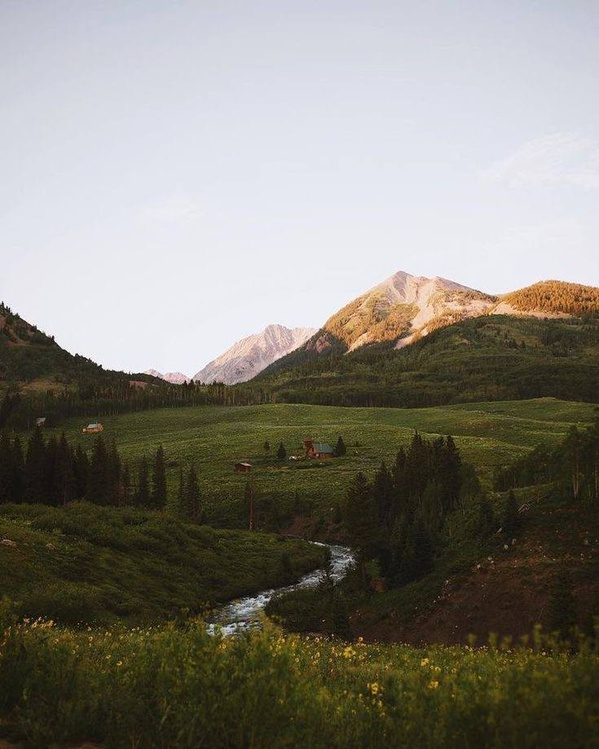
#> input picture 1.jpg, 599 x 749 px, shrunk from 735 x 919 before the run; its folder holds 4 pictures in this run
$ python zad3.py
#> lines starting #> are read from the running program, lines starting #| are printed output that depends on the picture
from PIL import Image
import os
os.mkdir('graypics')
for i in range(1, 6):
    filename = f"{i}.jpg"
    img = Image.open(filename)
#> img is the input picture: PIL image 599x749 RGB; mean R, G, B 130.3, 127, 117.8
    img.load()
    gray_img = img.convert('L')
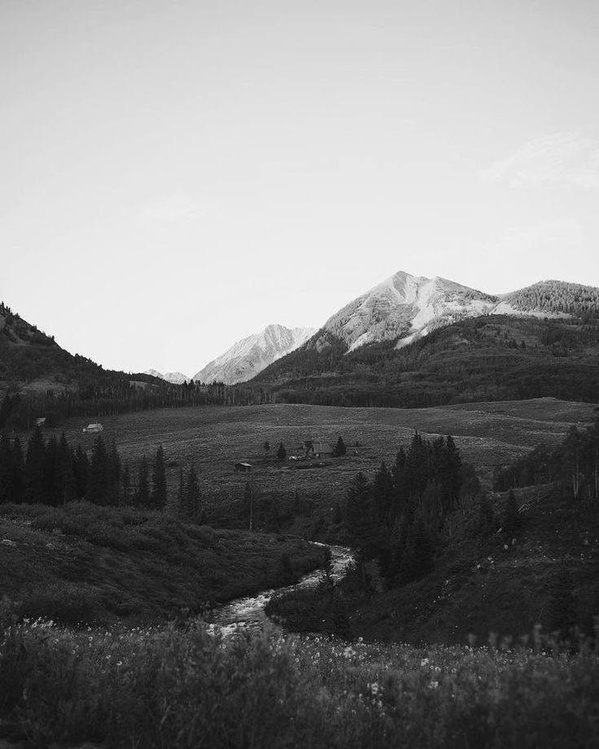
#> gray_img: PIL image 599x749 L; min 1, max 255, mean 126.9
    filename = f"gray{i}.png"
    gray_img.save(f'graypics\{filename}')
#> pass 2 of the loop `for i in range(1, 6):`:
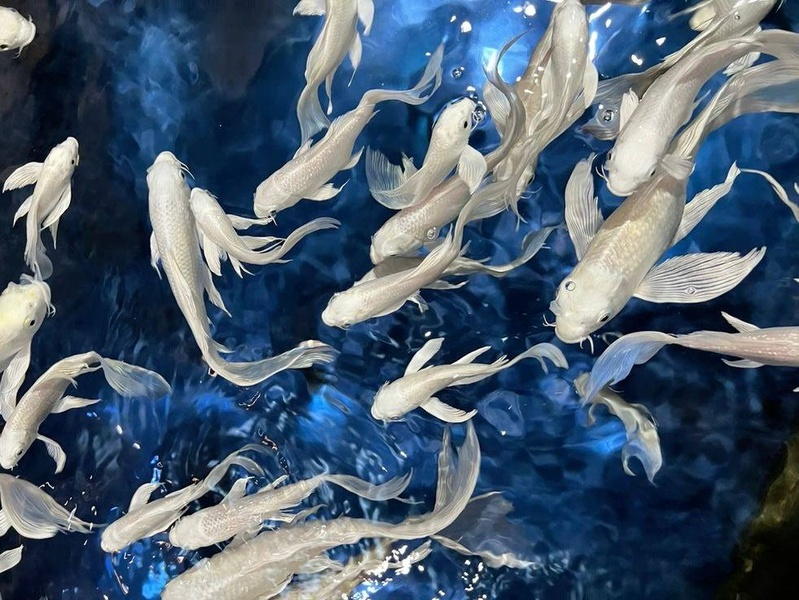
#> input picture 2.jpg, 799 x 600 px, shrunk from 981 x 736 before the run
#> img is the input picture: PIL image 799x600 RGB; mean R, G, B 75.9, 94, 112.8
#> `gray_img = img.convert('L')`:
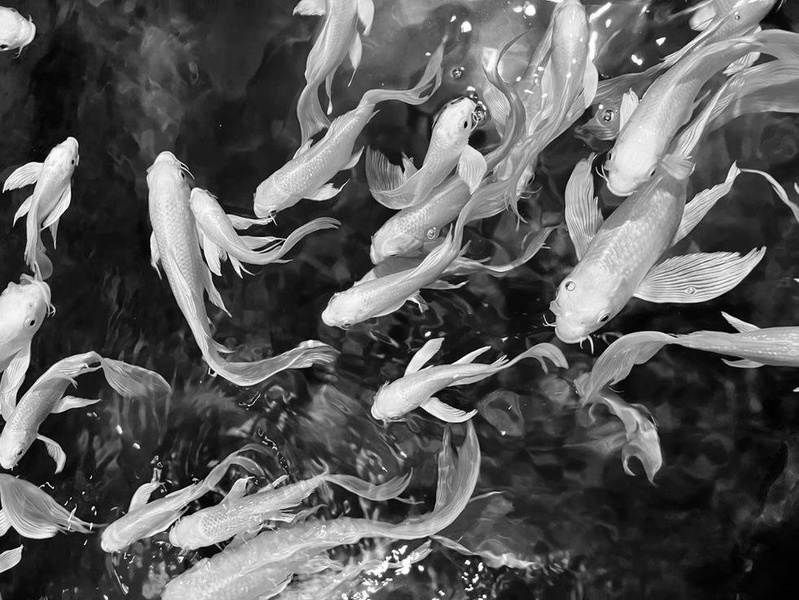
#> gray_img: PIL image 799x600 L; min 0, max 255, mean 90.7
#> pass 3 of the loop `for i in range(1, 6):`:
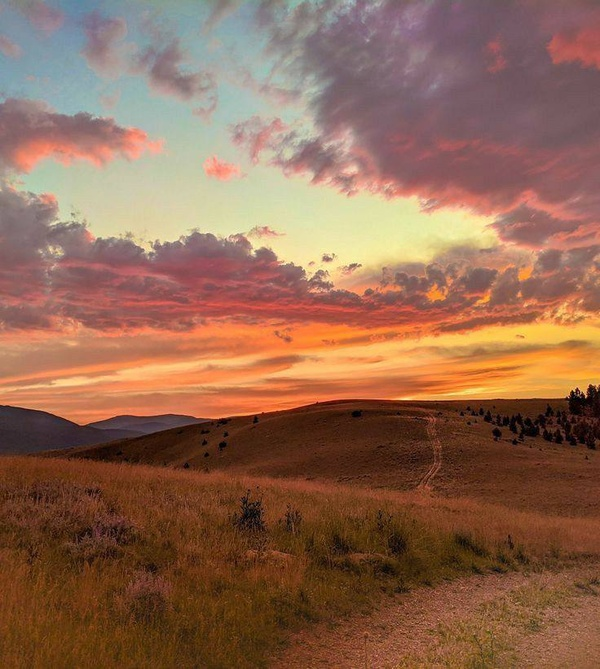
#> input picture 3.jpg, 600 x 669 px, shrunk from 736 x 821 before the run
#> img is the input picture: PIL image 600x669 RGB; mean R, G, B 145.1, 104.4, 81.8
#> `gray_img = img.convert('L')`:
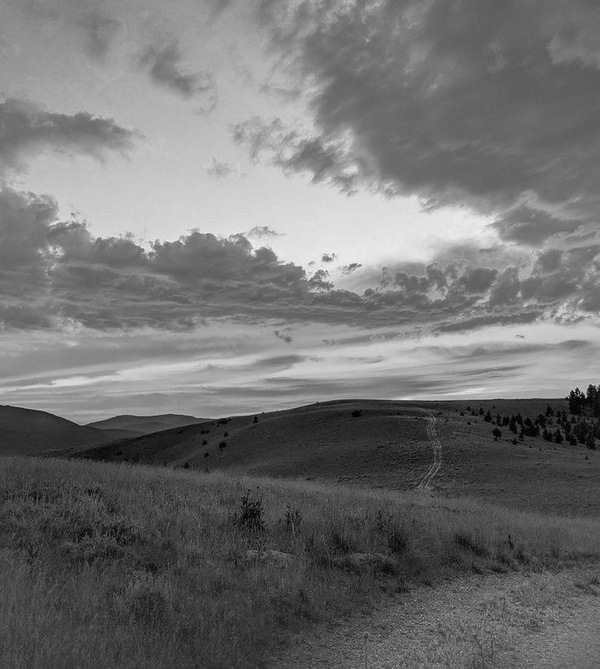
#> gray_img: PIL image 600x669 L; min 0, max 245, mean 114
#> (the run stopped early here; a loop or call above may not have finished)
